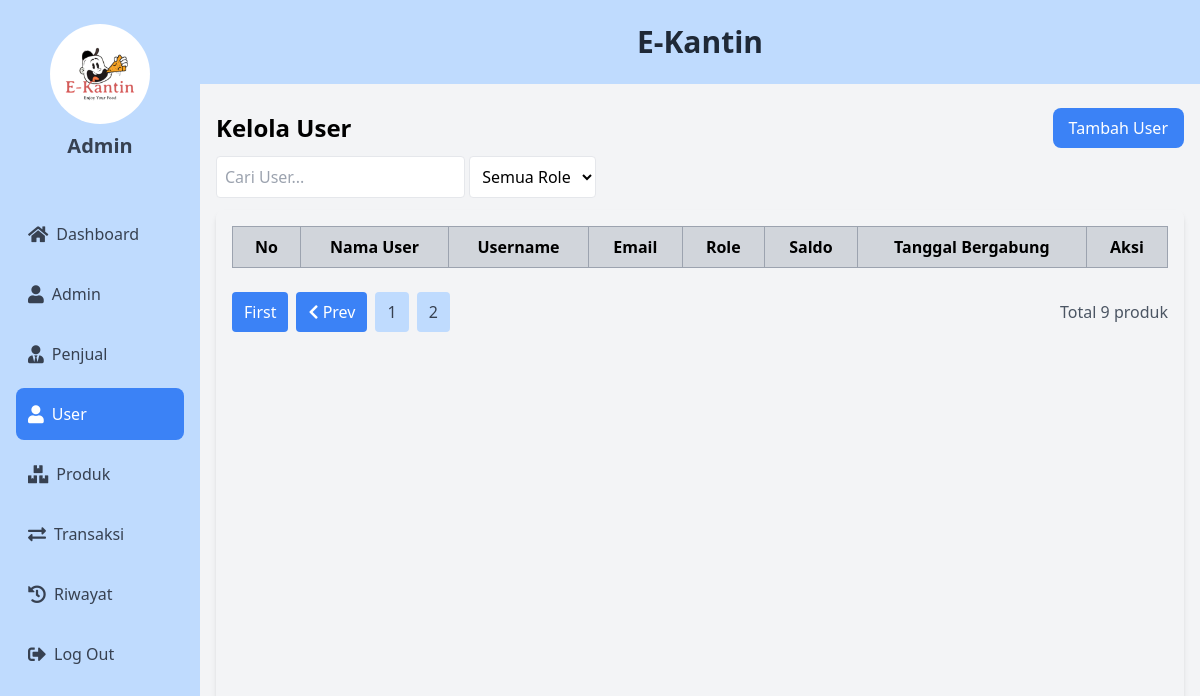
Page /user/user.php?hal=3 (signed in) on the earlier database version.
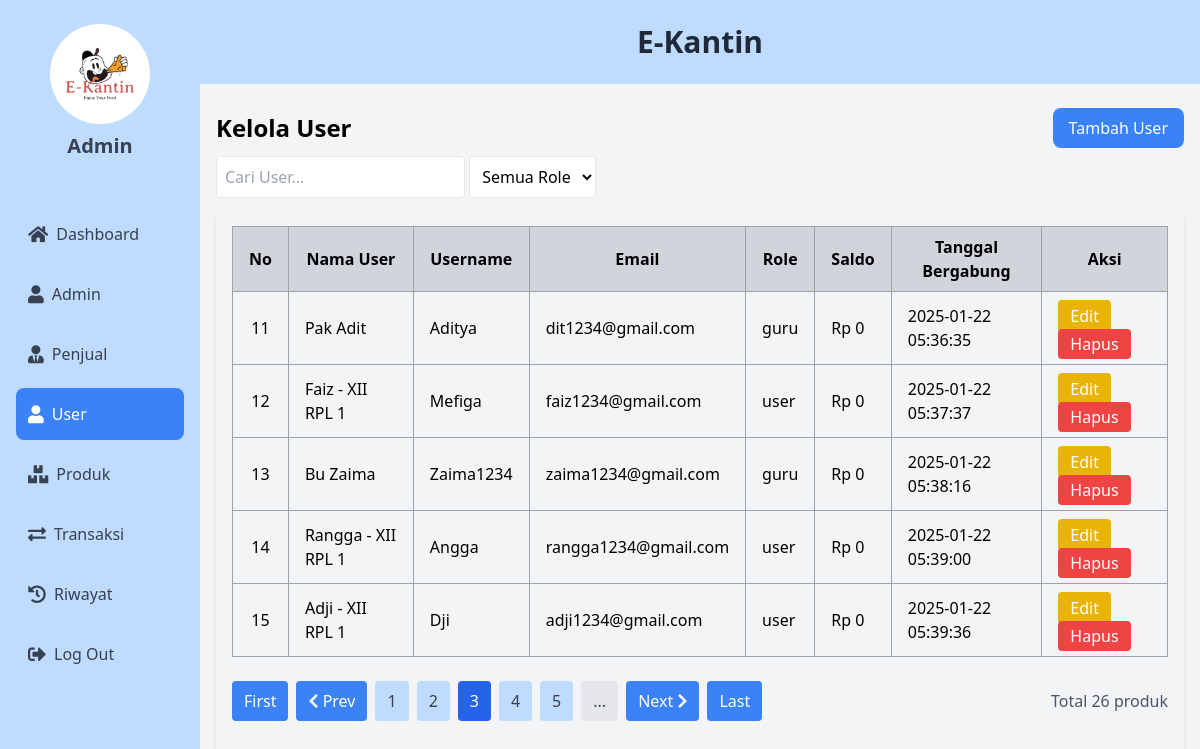
Same page on the later database version.
### tables this page shows
CREATE TABLE `user` (
  `id_user` int NOT NULL AUTO_INCREMENT,
  `nama_user` varchar(100) NOT NULL,
  `username` varchar(100) NOT NULL,
  `email` varchar(100) NOT NULL,
  `role` varchar(100) NOT NULL,
  `saldo` decimal(10,2) NOT NULL DEFAULT '0.00',
  `password` varchar(100) NOT NULL,
  `tanggal_bergabung` timestamp NOT NULL DEFAULT CURRENT_TIMESTAMP,
  PRIMARY KEY (`id_user`)
);

### user/user.php (the view, shortened to what the changed rows need)
<?php
include '../config.php';
$sql = "SELECT * FROM user";
$hal = isset($_GET['hal']) ? (int)$_GET['hal'] : 1;
$batas = 5;
$mulai = ($hal - 1) * $batas;
$total_query = mysqli_query($conn, $sql);
$total_data = mysqli_num_rows($total_query);
$total_halaman = ceil($total_data / $batas);
$sql .= " LIMIT $mulai, $batas";
$query = mysqli_query($conn, $sql);
?>
<!DOCTYPE html>
<html lang="en">
<head>
    <script src="https://cdn.tailwindcss.com"></script>
    <link href="https://cdnjs.cloudflare.com/ajax/libs/font-awesome/5.15.4/css/all.min.css" rel="stylesheet">
</head>
<body class="bg-gray-100">
    <div class="flex flex h-screen overflow-hidden">
        <div class="w-1/6 bg-blue-200">
            <div class="flex flex-col items-center py-6 px-4">
                <div class="flex flex-col items-center mb-6">
                    <h1 class="text-xl font-semibold text-gray-700">Admin</h1>
                </div><br>
            </div>
        </div>
        <div class="w-5/6 flex flex-col overflow-hidden">
            <div class="bg-blue-200 text-center text-xl font-bold text-black py-6 border-b-3 border-blue-400">
                <h1 class="text-3xl font-bold text-gray-800">E-Kantin</h1>
            </div>
            <div class="flex-1 p-4">
                <div class="flex justify-between items-center py-2">
                    <h1 class="text-2xl font-semibold">Kelola User</h1>
                </div>
                <div class="card shadow-md rounded-lg overflow-hidden h-[calc(100vh-250px)] overflow-y-auto custom-scrollbar">
                    <div class="card-body p-4">
                        <div class="overflow-x-auto">
                            <table class="min-w-full table-auto border-collapse">
                                <thead class="sticky-header">
                                    <tr class="bg-gray-300 text-center">
                                        <th class="px-4 py-2 border border-gray-400">No</th>
                                        <th class="px-4 py-2 border border-gray-400">Nama User</th>
                                        <th class="px-4 py-2 border border-gray-400">Username</th>
                                        <th class="px-4 py-2 border border-gray-400">Email</th>
                                        <th class="px-4 py-2 border border-gray-400">Role</th>
                                        <th class="px-4 py-2 border border-gray-400">Saldo</th>
                                        <th class="px-4 py-2 border border-gray-400">Tanggal Bergabung</th>
                                        <th class="px-4 py-2 border border-gray-400">Aksi</th>
                                    </tr>
                                </thead>
                                <tbody>
                                    <?php
                                    $no = $mulai + 1;
                                    while ($row = mysqli_fetch_array($query)) {
                                        echo '<tr>
                                            <td class="px-4 py-2 text-center border border-gray-400">' . $no . '</td>
                                            <td class="px-4 py-2 border border-gray-400">' . htmlspecialchars($row['nama_user']) . '</td>
                                            <td class="px-4 py-2 border border-gray-400">' . htmlspecialchars($row['username']) . '</td>
                                            <td class="px-4 py-2 border border-gray-400">' . htmlspecialchars($row['email']) . '</td>
                                            <td class="px-4 py-2 border border-gray-400">' . htmlspecialchars($row['role']) . '</td>
                                            <td class="px-4 py-2 border border-gray-400">Rp ' . number_format($row['saldo'], 0, ',', '.') . '</td>
                                            <td class="px-4 py-2 border border-gray-400">' . htmlspecialchars($row['tanggal_bergabung']) . '</td>
                                            <td class="px-4 py-2 border border-gray-400">
                                                <button onclick="openEditModal(
                                                    \'' . $row['id_user'] . '\',
                                                    \'' . htmlspecialchars($row['nama_user'], ENT_QUOTES) . '\',
                                                    \'' . htmlspecialchars($row['username'], ENT_QUOTES) . '\',
                                                    \'' . htmlspecialchars($row['email'], ENT_QUOTES) . '\',
                                                    \'' . htmlspecialchars($row['role'], ENT_QUOTES) . '\',
                                                    \'' . $row['saldo'] . '\'
                                                )" class="bg-yellow-500 text-white px-3 py-1 rounded hover:bg-yellow-600">
                                                    Edit
                                                </button>
                                                <a onclick="openDeleteModal(' . $row['id_user'] . ')"
                                                        class="bg-red-500 text-white px-3 py-1 rounded hover:bg-red-600">
                                                    Hapus
                                                </a>
                                            </td>
                                        </tr>';
                                        $no++;
                                    }
                                    ?>
                                </tbody>
                            </table>
                        </div>
                    <div class="mt-6 flex justify-between items-center">
                            <div class="flex items-center space-x-2">
                                <?php
                                if ($hal > 1) {
                                    echo "<a href='?hal=1' class='px-3 py-2 bg-blue-500 text-white rounded hover:bg-blue-600'>
                                            First
                                        </a>";
                                    echo "<a href='?hal=" . ($hal - 1) . "' class='px-3 py-2 bg-blue-500 text-white rounded hover:bg-blue-600'>
                                            <i class='fas fa-chevron-left'></i> Prev
                                        </a>";
                                }
                                $jumlah_number = 5;
                                $start_number = ($hal > $jumlah_number) ? $hal - floor($jumlah_number/2) : 1;
                                $end_number = $start_number + $jumlah_number - 1;
                                if ($end_number > $total_halaman) {
                                    $end_number = $total_halaman;
                                    $start_number = ($total_halaman - $jumlah_number + 1 < 1) ? 1 : $total_halaman - $jumlah_number + 1;
                                }
                                for ($i = $start_number; $i <= $end_number; $i++) {
                                    $activeClass = $i == $hal ? 'bg-blue-600 text-white' : 'bg-blue-200 text-gray-700 hover:bg-blue-500 hover:text-white';
                                    echo "<a href='?hal=$i' class='px-3 py-2 rounded $activeClass'>$i</a>";
                                }
                                if ($end_number < $total_halaman) {
                                    echo "<span class='px-3 py-2 bg-gray-200 text-gray-700 rounded'>...</span>";
                                }
                                if ($hal < $total_halaman) {
                                    echo "<a href='?hal=" . ($hal + 1) . "' class='px-3 py-2 bg-blue-500 text-white rounded hover:bg-blue-600'>
                                            Next <i class='fas fa-chevron-right'></i>
                                        </a>";
                                    echo "<a href='?hal=$total_halaman' class='px-3 py-2 bg-blue-500 text-white rounded hover:bg-blue-600'>
                                            Last
                                        </a>";
                                }
                                ?>
                            </div>
                            <div class="text-gray-600">
                                Total <?php echo $total_data; ?> produk
                            </div>
                        </div>
                    </div>
                </div>
            </div>
        </div>
    </div>
</body>
</html>

Differences in the rows shown:
added user: nama_user "Pak Adit", username "Aditya", email "dit1234@gmail.com", role "guru", saldo "0", tanggal_bergabung "2025-01-22 05:36:35"
added user: nama_user "Faiz - XII RPL 1", username "Mefiga", email "faiz1234@gmail.com", role "user", saldo "0", tanggal_bergabung "2025-01-22 05:37:37"
added user: nama_user "Bu Zaima", username "Zaima1234", email "zaima1234@gmail.com", role "guru", saldo "0", tanggal_bergabung "2025-01-22 05:38:16"
added user: nama_user "Rangga - XII RPL 1", username "Angga", email "rangga1234@gmail.com", role "user", saldo "0", tanggal_bergabung "2025-01-22 05:39:00"
added user: nama_user "Adji - XII RPL 1", username "Dji", email "adji1234@gmail.com", role "user", saldo "0", tanggal_bergabung "2025-01-22 05:39:36"
Other differences:
$total_data: "9" → "26"
new list line: "3"
new list line: "4"
new list line: "5"
text now shown: "... Next Last"
